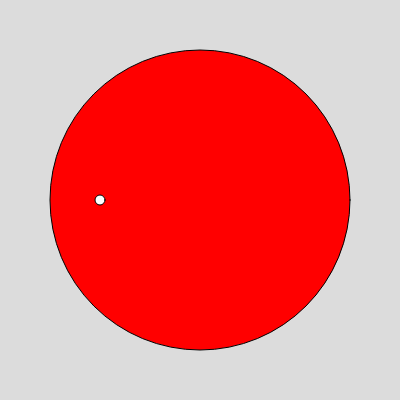
Frame 1 (no input)
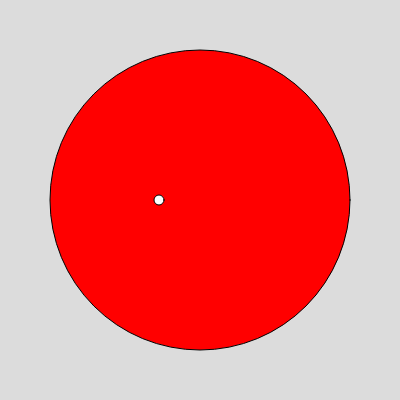
Frame 60 (no input)
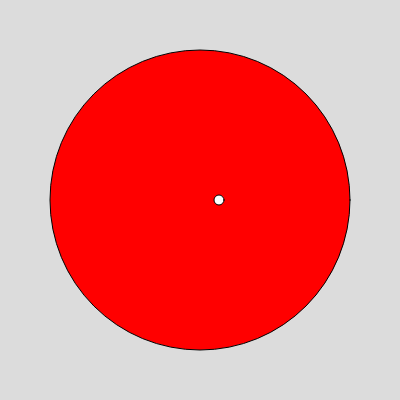
Frame 120 (the mouse pressed at the canvas centre since frame 60)

The p5.js sketch that drew these frames (run headless with seeded random() and noise() and a simulated clock; from frame 60 on, the mouse is pressed at the canvas centre):

// p5.js sketch
// ── sketch.js
var speed = 100;

function setup() {
  createCanvas(400, 400);

  centerX = width / 2;
  centerY = width / 2;

  background(200);
}

function draw() {
  background(220);
  fill('red');

  circle(200, 200, 300);
  fill('white');

  circle(speed, 200, 10, 10);
  speed++;
}
